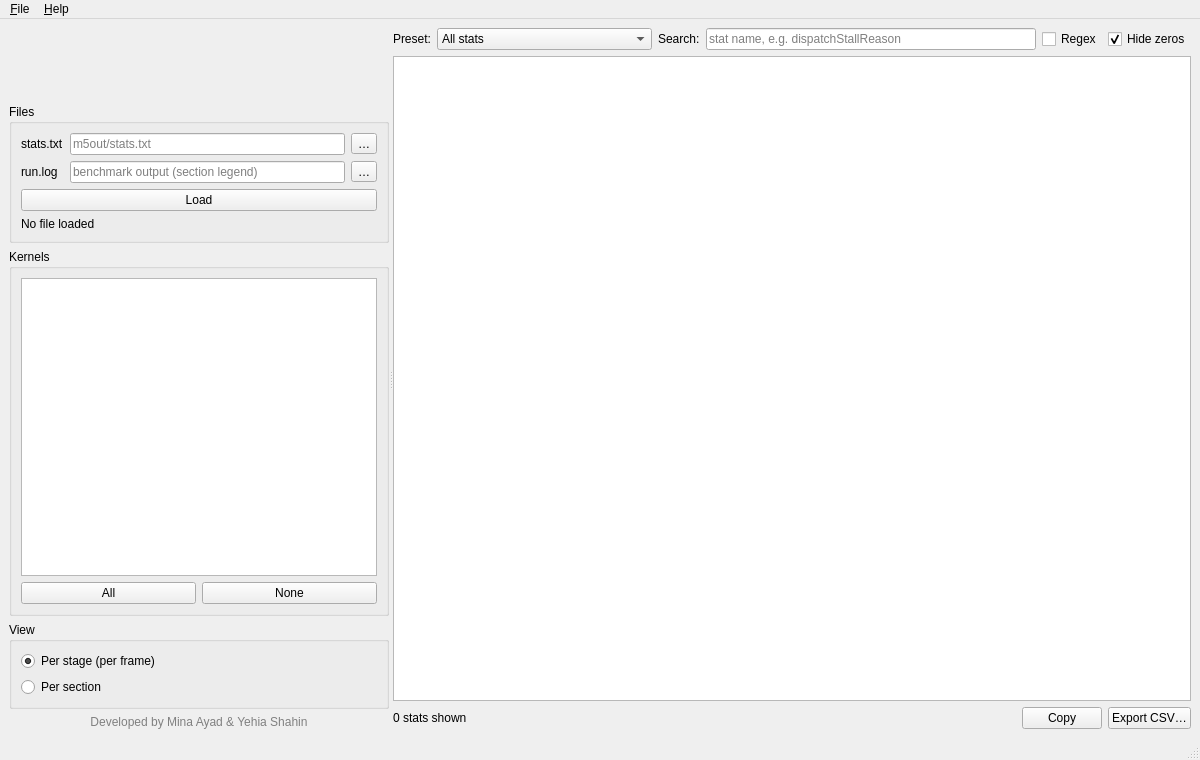
<?xml version="1.0" encoding="UTF-8"?>
<ui version="4.0">
 <class>StatsViewer</class>
 <widget class="QMainWindow" name="StatsViewer">
  <property name="geometry">
   <rect>
    <x>0</x>
    <y>0</y>
    <width>1200</width>
    <height>760</height>
   </rect>
  </property>
  <property name="windowTitle">
   <string>gem5 stats viewer</string>
  </property>
  <widget class="QWidget" name="centralwidget">
   <layout class="QHBoxLayout" name="centralLayout">
    <item>
     <widget class="QSplitter" name="splitter">
      <property name="orientation">
       <enum>Qt::Horizontal</enum>
      </property>
      <property name="childrenCollapsible">
       <bool>false</bool>
      </property>
      <widget class="QWidget" name="leftPanel">
       <property name="minimumSize">
        <size>
         <width>240</width>
         <height>0</height>
        </size>
       </property>
       <property name="maximumSize">
        <size>
         <width>380</width>
         <height>16777215</height>
        </size>
       </property>
       <layout class="QVBoxLayout" name="leftLayout">
        <property name="leftMargin">
         <number>0</number>
        </property>
        <property name="topMargin">
         <number>0</number>
        </property>
        <property name="rightMargin">
         <number>0</number>
        </property>
        <property name="bottomMargin">
         <number>0</number>
        </property>
        <item alignment="Qt::AlignHCenter">
         <widget class="QLabel" name="logoLabel">
          <property name="minimumSize">
           <size>
            <width>224</width>
            <height>70</height>
           </size>
          </property>
          <property name="maximumSize">
           <size>
            <width>224</width>
            <height>70</height>
           </size>
          </property>
          <property name="toolTip">
           <string>Si-Vision Academy</string>
          </property>
          <property name="pixmap">
           <pixmap>sivision_logo.png</pixmap>
          </property>
          <property name="scaledContents">
           <bool>true</bool>
          </property>
         </widget>
        </item>
        <item>
         <widget class="QGroupBox" name="filesGroup">
          <property name="title">
           <string>Files</string>
          </property>
          <layout class="QGridLayout" name="filesLayout">
           <item row="0" column="0">
            <widget class="QLabel" name="statsLabel">
             <property name="text">
              <string>stats.txt</string>
             </property>
            </widget>
           </item>
           <item row="0" column="1">
            <widget class="QLineEdit" name="statsPathEdit">
             <property name="readOnly">
              <bool>true</bool>
             </property>
             <property name="placeholderText">
              <string>m5out/stats.txt</string>
             </property>
            </widget>
           </item>
           <item row="0" column="2">
            <widget class="QToolButton" name="browseStatsButton">
             <property name="toolTip">
              <string>Choose stats.txt</string>
             </property>
             <property name="text">
              <string>…</string>
             </property>
            </widget>
           </item>
           <item row="1" column="0">
            <widget class="QLabel" name="logLabel">
             <property name="text">
              <string>run.log</string>
             </property>
            </widget>
           </item>
           <item row="1" column="1">
            <widget class="QLineEdit" name="logPathEdit">
             <property name="readOnly">
              <bool>true</bool>
             </property>
             <property name="placeholderText">
              <string>benchmark output (section legend)</string>
             </property>
            </widget>
           </item>
           <item row="1" column="2">
            <widget class="QToolButton" name="browseLogButton">
             <property name="toolTip">
              <string>Choose the benchmark output with the &quot;section n = frame f stage&quot; lines</string>
             </property>
             <property name="text">
              <string>…</string>
             </property>
            </widget>
           </item>
           <item row="2" column="0" colspan="3">
            <widget class="QPushButton" name="loadButton">
             <property name="text">
              <string>Load</string>
             </property>
            </widget>
           </item>
           <item row="3" column="0" colspan="3">
            <widget class="QLabel" name="fileInfoLabel">
             <property name="text">
              <string>No file loaded</string>
             </property>
             <property name="wordWrap">
              <bool>true</bool>
             </property>
            </widget>
           </item>
          </layout>
         </widget>
        </item>
        <item>
         <widget class="QGroupBox" name="kernelsGroup">
          <property name="title">
           <string>Kernels</string>
          </property>
          <layout class="QVBoxLayout" name="kernelsLayout">
           <item>
            <widget class="QListWidget" name="kernelList">
             <property name="toolTip">
              <string>Tick the kernels to show as columns</string>
             </property>
             <property name="alternatingRowColors">
              <bool>true</bool>
             </property>
             <property name="selectionMode">
              <enum>QAbstractItemView::ExtendedSelection</enum>
             </property>
            </widget>
           </item>
           <item>
            <layout class="QHBoxLayout" name="kernelButtonsLayout">
             <item>
              <widget class="QPushButton" name="selectAllButton">
               <property name="text">
                <string>All</string>
               </property>
              </widget>
             </item>
             <item>
              <widget class="QPushButton" name="selectNoneButton">
               <property name="text">
                <string>None</string>
               </property>
              </widget>
             </item>
            </layout>
           </item>
          </layout>
         </widget>
        </item>
        <item>
         <widget class="QGroupBox" name="viewGroup">
          <property name="title">
           <string>View</string>
          </property>
          <layout class="QVBoxLayout" name="viewLayout">
           <item>
            <widget class="QRadioButton" name="perStageRadio">
             <property name="toolTip">
              <string>Sections of the same stage summed, divided by the number of frames (like the Timer table). Ratios are recomputed, not summed.</string>
             </property>
             <property name="text">
              <string>Per stage (per frame)</string>
             </property>
             <property name="checked">
              <bool>true</bool>
             </property>
            </widget>
           </item>
           <item>
            <widget class="QRadioButton" name="perSectionRadio">
             <property name="toolTip">
              <string>One column per stats.txt section (each call on its own)</string>
             </property>
             <property name="text">
              <string>Per section</string>
             </property>
            </widget>
           </item>
          </layout>
         </widget>
        </item>
        <item>
         <widget class="QLabel" name="developersLabel">
          <property name="styleSheet">
           <string notr="true">color: gray;</string>
          </property>
          <property name="text">
           <string>Developed by Mina Ayad &amp; Yehia Shahin</string>
          </property>
          <property name="alignment">
           <set>Qt::AlignCenter</set>
          </property>
          <property name="wordWrap">
           <bool>true</bool>
          </property>
         </widget>
        </item>
       </layout>
      </widget>
      <widget class="QWidget" name="rightPanel">
       <layout class="QVBoxLayout" name="rightLayout">
        <property name="leftMargin">
         <number>0</number>
        </property>
        <property name="topMargin">
         <number>0</number>
        </property>
        <property name="rightMargin">
         <number>0</number>
        </property>
        <property name="bottomMargin">
         <number>0</number>
        </property>
        <item>
         <layout class="QHBoxLayout" name="filterLayout">
          <item>
           <widget class="QLabel" name="presetLabel">
            <property name="text">
             <string>Preset:</string>
            </property>
           </widget>
          </item>
          <item>
           <widget class="QComboBox" name="presetCombo">
            <property name="toolTip">
             <string>A ready set of stats; Search filters inside it</string>
            </property>
            <item>
             <property name="text">
              <string>All stats</string>
             </property>
            </item>
            <item>
             <property name="text">
              <string>Core (cycles, instructions, IPC)</string>
             </property>
            </item>
            <item>
             <property name="text">
              <string>Topdown (dispatch stalls)</string>
             </property>
            </item>
            <item>
             <property name="text">
              <string>Memory (caches, misses)</string>
             </property>
            </item>
            <item>
             <property name="text">
              <string>Vector mix (committed op classes)</string>
             </property>
            </item>
            <item>
             <property name="text">
              <string>Spills (whole-register load/store)</string>
             </property>
            </item>
           </widget>
          </item>
          <item>
           <widget class="QLabel" name="searchLabel">
            <property name="text">
             <string>Search:</string>
            </property>
           </widget>
          </item>
          <item>
           <widget class="QLineEdit" name="searchEdit">
            <property name="placeholderText">
             <string>stat name, e.g. dispatchStallReason</string>
            </property>
            <property name="clearButtonEnabled">
             <bool>true</bool>
            </property>
           </widget>
          </item>
          <item>
           <widget class="QCheckBox" name="regexCheck">
            <property name="toolTip">
             <string>Treat Search as a regular expression</string>
            </property>
            <property name="text">
             <string>Regex</string>
            </property>
           </widget>
          </item>
          <item>
           <widget class="QCheckBox" name="hideZerosCheck">
            <property name="toolTip">
             <string>Hide stats that are 0 (or nan) in every shown kernel</string>
            </property>
            <property name="text">
             <string>Hide zeros</string>
            </property>
            <property name="checked">
             <bool>true</bool>
            </property>
           </widget>
          </item>
         </layout>
        </item>
        <item>
         <widget class="QTableView" name="statsTable">
          <property name="editTriggers">
           <set>QAbstractItemView::NoEditTriggers</set>
          </property>
          <property name="alternatingRowColors">
           <bool>true</bool>
          </property>
          <property name="selectionBehavior">
           <enum>QAbstractItemView::SelectRows</enum>
          </property>
          <property name="sortingEnabled">
           <bool>true</bool>
          </property>
          <property name="wordWrap">
           <bool>false</bool>
          </property>
          <attribute name="horizontalHeaderStretchLastSection">
           <bool>false</bool>
          </attribute>
          <attribute name="verticalHeaderVisible">
           <bool>false</bool>
          </attribute>
         </widget>
        </item>
        <item>
         <layout class="QHBoxLayout" name="bottomLayout">
          <item>
           <widget class="QLabel" name="countLabel">
            <property name="text">
             <string>0 stats shown</string>
            </property>
           </widget>
          </item>
          <item>
           <spacer name="bottomSpacer">
            <property name="orientation">
             <enum>Qt::Horizontal</enum>
            </property>
            <property name="sizeHint" stdset="0">
             <size>
              <width>40</width>
              <height>20</height>
             </size>
            </property>
           </spacer>
          </item>
          <item>
           <widget class="QPushButton" name="copyButton">
            <property name="toolTip">
             <string>Copy the selected rows (tab separated)</string>
            </property>
            <property name="text">
             <string>Copy</string>
            </property>
           </widget>
          </item>
          <item>
           <widget class="QPushButton" name="exportCsvButton">
            <property name="text">
             <string>Export CSV…</string>
            </property>
           </widget>
          </item>
         </layout>
        </item>
       </layout>
      </widget>
     </widget>
    </item>
   </layout>
  </widget>
  <widget class="QMenuBar" name="menubar">
   <property name="geometry">
    <rect>
     <x>0</x>
     <y>0</y>
     <width>1200</width>
     <height>22</height>
    </rect>
   </property>
   <widget class="QMenu" name="menuFile">
    <property name="title">
     <string>&amp;File</string>
    </property>
    <addaction name="actionOpenStats"/>
    <addaction name="actionOpenLog"/>
    <addaction name="separator"/>
    <addaction name="actionExportCsv"/>
    <addaction name="separator"/>
    <addaction name="actionQuit"/>
   </widget>
   <widget class="QMenu" name="menuHelp">
    <property name="title">
     <string>&amp;Help</string>
    </property>
    <addaction name="actionAbout"/>
   </widget>
   <addaction name="menuFile"/>
   <addaction name="menuHelp"/>
  </widget>
  <widget class="QStatusBar" name="statusbar"/>
  <action name="actionOpenStats">
   <property name="text">
    <string>Open stats.txt…</string>
   </property>
   <property name="shortcut">
    <string>Ctrl+O</string>
   </property>
  </action>
  <action name="actionOpenLog">
   <property name="text">
    <string>Open run.log…</string>
   </property>
   <property name="shortcut">
    <string>Ctrl+L</string>
   </property>
  </action>
  <action name="actionExportCsv">
   <property name="text">
    <string>Export CSV…</string>
   </property>
   <property name="shortcut">
    <string>Ctrl+E</string>
   </property>
  </action>
  <action name="actionAbout">
   <property name="text">
    <string>About</string>
   </property>
  </action>
  <action name="actionQuit">
   <property name="text">
    <string>Quit</string>
   </property>
   <property name="shortcut">
    <string>Ctrl+Q</string>
   </property>
  </action>
 </widget>
 <tabstops>
  <tabstop>browseStatsButton</tabstop>
  <tabstop>browseLogButton</tabstop>
  <tabstop>loadButton</tabstop>
  <tabstop>kernelList</tabstop>
  <tabstop>perStageRadio</tabstop>
  <tabstop>perSectionRadio</tabstop>
  <tabstop>presetCombo</tabstop>
  <tabstop>searchEdit</tabstop>
  <tabstop>regexCheck</tabstop>
  <tabstop>hideZerosCheck</tabstop>
  <tabstop>statsTable</tabstop>
 </tabstops>
 <resources/>
 <connections>
  <connection>
   <sender>actionQuit</sender>
   <signal>triggered()</signal>
   <receiver>StatsViewer</receiver>
   <slot>close()</slot>
   <hints>
    <hint type="sourcelabel">
     <x>-1</x>
     <y>-1</y>
    </hint>
    <hint type="destinationlabel">
     <x>599</x>
     <y>379</y>
    </hint>
   </hints>
  </connection>
 </connections>
</ui>
